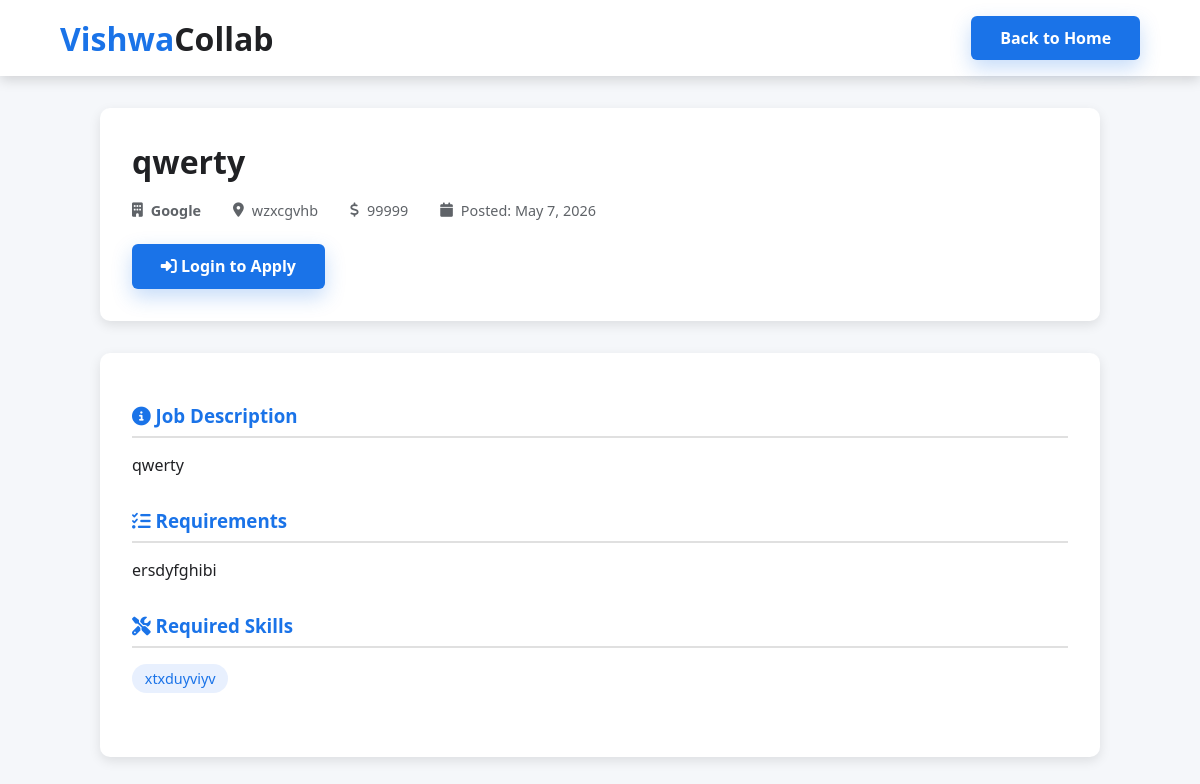
Screenshot of /job_details.php?id=3 with the database file from the repository.
### tables this page shows
CREATE TABLE `jobs` (
  `id` int(11) NOT NULL AUTO_INCREMENT,
  `company_id` int(11) NOT NULL,
  `title` varchar(200) NOT NULL,
  `description` text DEFAULT NULL,
  `requirements` text DEFAULT NULL,
  `required_skills` varchar(255) DEFAULT NULL,
  `location` varchar(100) DEFAULT NULL,
  `salary` varchar(50) DEFAULT NULL,
  `status` enum('active','closed') DEFAULT 'active',
  `posted_at` timestamp NOT NULL DEFAULT current_timestamp(),
  `created_at` timestamp NOT NULL DEFAULT current_timestamp(),
  PRIMARY KEY (`id`),
  KEY `idx_company_id` (`company_id`),
  KEY `idx_status` (`status`),
  KEY `idx_posted_at` (`posted_at`),
  CONSTRAINT `jobs_ibfk_1` FOREIGN KEY (`company_id`) REFERENCES `companies` (`id`) ON DELETE CASCADE
);

CREATE TABLE `companies` (
  `id` int(11) NOT NULL AUTO_INCREMENT,
  `user_id` int(11) NOT NULL,
  `name` varchar(100) NOT NULL,
  `email` varchar(100) NOT NULL,
  `industry` varchar(100) DEFAULT NULL,
  `location` varchar(100) DEFAULT NULL,
  `phone` varchar(20) DEFAULT NULL,
  `website` varchar(255) DEFAULT NULL,
  `description` text DEFAULT NULL,
  `created_at` timestamp NOT NULL DEFAULT current_timestamp(),
  PRIMARY KEY (`id`),
  KEY `idx_user_id` (`user_id`),
  CONSTRAINT `companies_ibfk_1` FOREIGN KEY (`user_id`) REFERENCES `users` (`id`) ON DELETE CASCADE
);

### config.php (called while the page is built, shortened)
<?php
function isLoggedIn() {
    return isset($_SESSION['user_id']);
}
?>

### job_details.php (the view, shortened to what this page needs)
<?php
require_once 'config.php';
require_once 'db_connect.php';
$id = isset($_GET['id']) ? (int)$_GET['id'] : 0;
$job = null;
$applied = false;
if ($id > 0 && isDatabaseAvailable()) {
    $stmt = $conn->prepare("SELECT j.*, c.name AS company_name, c.id AS company_id FROM jobs j LEFT JOIN companies c ON c.id = j.company_id WHERE j.id = ? LIMIT 1");
    $stmt->bind_param("i", $id);
    $stmt->execute();
    $job = $stmt->get_result()->fetch_assoc();
}
?>
<!DOCTYPE html>
<html lang="en">
<head>
    <link rel="stylesheet" href="https://cdnjs.cloudflare.com/ajax/libs/font-awesome/6.4.0/css/all.min.css">
    <link rel="stylesheet" href="style.css">
</head>
<body>
    <header style="background: white; box-shadow: 0 4px 12px rgba(0,0,0,0.15); padding: 1rem 5%;">
        <div style="display: flex; justify-content: space-between; align-items: center; max-width: 1400px; margin: 0 auto;">
            <a href="index.php" style="font-size: 2rem; color: #202124; text-decoration: none; font-weight: 700;"><span style="color: #1a73e8;">Vishwa</span>Collab</a>
            <nav>
                <a href="index.php" class="btn btn-primary">Back to Home</a>
            </nav>
        </div>
    </header>
    <div class="job-container">
        <?php if ($job): ?>
            <div class="job-header">
                <h1 class="job-title"><?php echo htmlspecialchars($job['title']); ?></h1>
                <div class="job-meta">
                    <div class="meta-item"><i class="fas fa-building"></i> <strong><?php echo htmlspecialchars($job['company_name'] ?? 'Company'); ?></strong></div>
                    <div class="meta-item"><i class="fas fa-map-marker-alt"></i> <?php echo htmlspecialchars($job['location'] ?? 'Not specified'); ?></div>
                    <div class="meta-item"><i class="fas fa-dollar-sign"></i> <?php echo htmlspecialchars($job['salary'] ?? 'Not specified'); ?></div>
                    <div class="meta-item"><i class="fas fa-calendar"></i> Posted: <?php echo date('M j, Y', strtotime($job['posted_at'] ?? 'now')); ?></div>
                </div>
                <?php if (isLoggedIn() && getUserRole() === 'student'): ?>
                    <div style="margin-top: 1.5rem;">
                        <?php if ($applied): ?>
                            <button class="btn btn-success" disabled><i class="fas fa-check"></i> Already Applied</button>
                        <?php else: ?>
                            <form method="POST" style="display: inline;">
                                <button type="submit" name="apply_job" class="btn btn-primary"><i class="fas fa-paper-plane"></i> Apply Now</button>
                            </form>
                        <?php endif; ?>
                    </div>
                <?php elseif (!isLoggedIn()): ?>
                    <div style="margin-top: 1.5rem;">
                        <a href="login.php" class="btn btn-primary"><i class="fas fa-sign-in-alt"></i> Login to Apply</a>
                    </div>
                <?php endif; ?>
            </div>
            <div class="job-content">
                <div class="job-section">
                    <h3><i class="fas fa-info-circle"></i> Job Description</h3>
                    <p><?php echo nl2br(htmlspecialchars($job['description'] ?? 'No description available.')); ?></p>
                </div>
                <div class="job-section">
                    <h3><i class="fas fa-list-check"></i> Requirements</h3>
                    <p><?php echo nl2br(htmlspecialchars($job['requirements'] ?? $job['required_skills'] ?? 'No requirements specified.')); ?></p>
                </div>
                <?php if (!empty($job['required_skills'])): ?>
                <div class="job-section">
                    <h3><i class="fas fa-tools"></i> Required Skills</h3>
                    <div style="display: flex; flex-wrap: wrap; gap: 0.5rem;">
                        <?php
                        $skills = explode(',', $job['required_skills']);
                        foreach ($skills as $skill):
                        ?>
                            <span style="background: #e8f0fe; color: #1a73e8; padding: 0.3rem 0.8rem; border-radius: 20px; font-size: 0.9rem;"><?php echo trim(htmlspecialchars($skill)); ?></span>
                        <?php endforeach; ?>
                    </div>
                </div>
                <?php endif; ?>
            </div>
        <?php endif; ?>
    </div>
</body>
</html>

### style.css (style rules this page uses)
:root { --student-primary: #1a73e8; --student-dark: #0d47a1; --tpo-primary: #4caf50; --tpo-dark: #2e7d32; --company-primary: #0f766e; --company-dark: #115e59; --background: #f5f7fa; --text: #202124; --muted: #5f6368; --card-shadow: 0 10px 30px rgba(15, 30, 75, 0.08); --border: #e0e3eb; }
body { font-family: 'Inter', 'Segoe UI', system-ui, -apple-system, BlinkMacSystemFont, sans-serif; margin: 0; background: var(--background); color: var(--text); min-height: 100vh; }
.job-meta { color: var(--muted); font-size: 0.9rem; margin: 0.2rem 0 0.4rem; }
.btn { display: inline-flex; align-items: center; justify-content: center; gap: 0.4rem; padding: 0.6rem 1.4rem; border-radius: 8px; border: none; cursor: pointer; text-decoration: none; font-weight: 600; transition: transform 0.15s ease, box-shadow 0.15s ease; }
.btn-primary { background: var(--primary-color); color: #fff; box-shadow: 0 8px 20px rgba(26, 115, 232, 0.25); }
.job-title { margin: 0 0 0.75rem 0; font-size: 1.35rem; font-weight: 700; line-height: 1.4; }

### job_details.php (style rules this page uses)
body { background: #f5f7fa; font-family: 'Segoe UI', sans-serif; }
.job-container { max-width: 1000px; margin: 2rem auto; padding: 0 1rem; }
.job-header { background: white; border-radius: 10px; box-shadow: 0 4px 12px rgba(0,0,0,0.1); padding: 2rem; margin-bottom: 2rem; }
.job-title { font-size: 2rem; color: #202124; margin-bottom: 1rem; }
.job-meta { display: flex; flex-wrap: wrap; gap: 2rem; margin: 1rem 0; }
.meta-item { display: flex; align-items: center; gap: 0.5rem; color: #5f6368; }
.job-content { background: white; border-radius: 10px; box-shadow: 0 4px 12px rgba(0,0,0,0.1); padding: 2rem; margin-bottom: 2rem; }
.job-section { margin-bottom: 2rem; }
.job-section h3 { color: #1a73e8; margin-bottom: 1rem; border-bottom: 2px solid #e0e0e0; padding-bottom: 0.5rem; }
.btn { padding: 0.7rem 1.8rem; border-radius: 6px; font-weight: 600; cursor: pointer; border: none; font-size: 1rem; text-decoration: none; display: inline-block; }
.btn-primary { background: #1a73e8; color: white; }

### rows the page displays
jobs: title "qwerty", company.name "Google", location "wzxcgvhb", salary "99999", posted_at "May 7, 2026", description "qwerty", requirements "ersdyfghibi", required_skills "xtxduyviyv"
